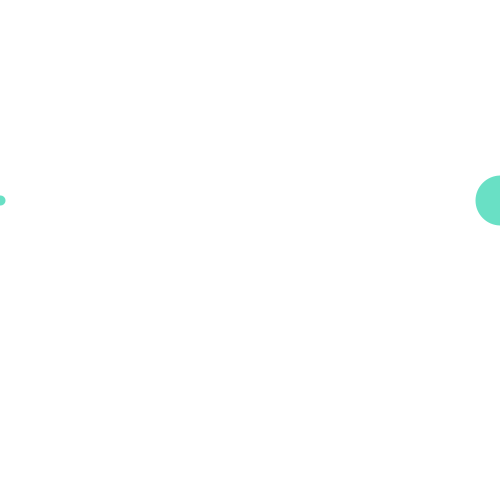
Frame 1 (no input)
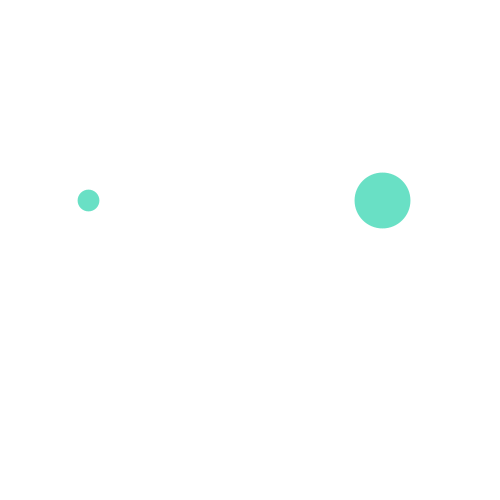
Frame 60 (the mouse pressed at the canvas centre just before this capture)
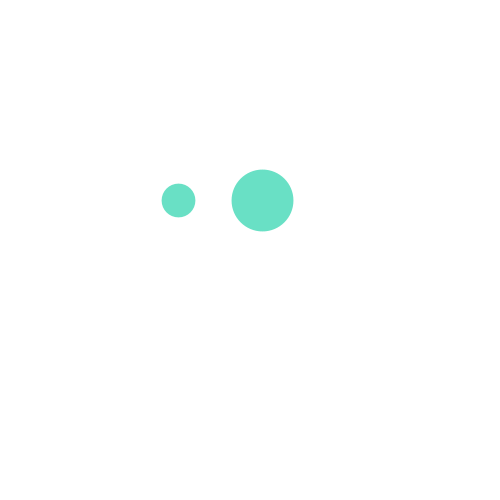
Frame 120 (the mouse held since frame 60 and released just before this capture)

The Processing sketch that drew these frames (run headless with seeded random() and noise(); from frame 60 on, the mouse is pressed at the canvas centre):

// Processing sketch: przyklad6
// ── przyklad6.pde
float pozycja1 = 0;
float rozmiar1 = 10;
float pozycja2 = 500;
float rozmiar2 = 50;

void setup()
{
  size(500, 500);
  background(255);
  strokeWeight(60);
  stroke(0, 202, 156, 150);
}

void draw()
{
  if(pozycja1 < pozycja2)
    background(255);
  else
    background(200,200,0);
    
  strokeWeight(rozmiar1);
  point(pozycja1, 200);
  pozycja1 = pozycja1 + 1.5;
  rozmiar1 = rozmiar1 + 0.2;

  strokeWeight(rozmiar2);
  point(pozycja2, 200);
  pozycja2 = pozycja2 - 2;
  rozmiar2 = rozmiar2 + 0.1;
}
